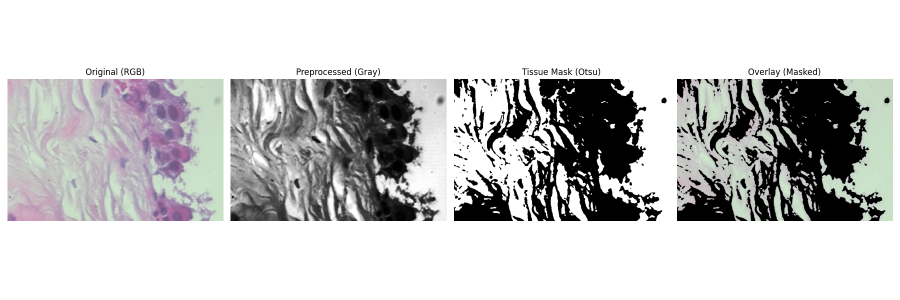
#> input picture images/otsu.png, 1800 x 600 px (shown at 1/2 size)
$ python -i cells.py   (imports and definitions only)
#> lines starting #> are read from the running program, lines starting #| are printed output that depends on the picture; after the words box and inside, x2 and y2 are one past the last pixel; in counts of white or black regions, pixels touching at a corner belong together
#> further down, picture is the input picture: shape (600, 1800, 3); mean B, G, R 200.6, 200.6, 200.5
from __future__ import annotations
from dataclasses import dataclass
from typing import Optional, Tuple, Dict, Any

import numpy as np
from skimage.color import rgb2hed
from skimage.segmentation import slic, mark_boundaries
from skimage.util import img_as_float
from skimage.filters import threshold_otsu, threshold_sauvola
from skimage.morphology import binary_opening, remove_small_holes, remove_small_objects, disk


@dataclass
class CellMaskParams:
    # SLIC (tuned for BreakHis 400×; tweak per dataset)
    n_segments: int = 1000
    compactness: float = 10.0
    sigma: float = 1.0
    convert2lab: bool = True
    slic_zero: bool = True
    start_label: int = 1

    # Thresholding over per-superpixel Hematoxylin means
    use_sauvola_if_uneven: bool = False
    sauvola_window: int = 41

    # Flip result if your dataset trends opposite
    invert_result: bool = False

    # Morphology cleanup (pixels)
    open_radius: int = 2
    min_hole_area: int = 64
    min_object_area: int = 200

    # Debug artifacts
    return_debug: bool = False


class CellMaskBuilder:
    """
    H&E-optimized binary cell mask:
      1) H = rgb2hed(...)[...,0]
      2) SLIC superpixels on RGB
      3) Otsu on per-superpixel H means (Sauvola optional rescue)
      4) Light morphology cleanup
    Returns: (mask_bool, debug_dict or None)
    """

    def __init__(self, params: Optional[CellMaskParams] = None) -> None:
        self.p = params or CellMaskParams()

    @staticmethod
    def _hematoxylin(img_rgb: np.ndarray) -> np.ndarray:
        H = rgb2hed(img_rgb)[..., 0].astype(np.float32)
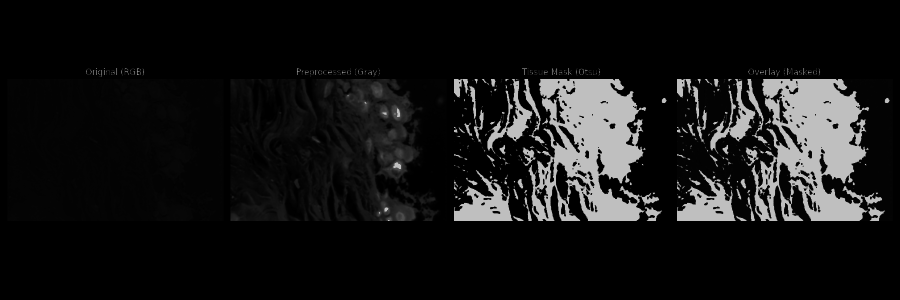
#> H: shape (600, 1800) float32 (shown at 1/2 size); min 0, max 1.61, mean 0.138; drawn with min black and max white
        return (H - H.min()) / (H.max() - H.min() + 1e-8)

    def _slic(self, img_rgb: np.ndarray) -> np.ndarray:
        imf = img_as_float(img_rgb)
        labels = slic(
            imf,
            n_segments=self.p.n_segments,
            compactness=self.p.compactness,
            sigma=self.p.sigma,
            convert2lab=self.p.convert2lab,
            slic_zero=self.p.slic_zero,
            start_label=self.p.start_label,
            channel_axis=-1,
        )
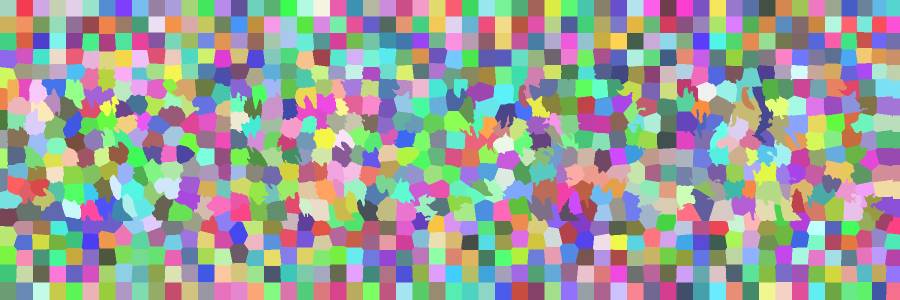
#> labels: shape (600, 1800) int64 (shown at 1/2 size); 968 distinct labels, from 1 to 968; one colour per label, 0 black
        return labels.astype(np.int32)
#> returned value: shape (600, 1800) int32; 968 distinct labels, from 1 to 968

    @staticmethod
    def _per_label_mean(values: np.ndarray, labels: np.ndarray) -> np.ndarray:
        L = labels.ravel()
        V = values.ravel()
        mx = int(labels.max())
#> mx = 968
        sums = np.bincount(L, weights=V, minlength=mx + 1)
#> sums = 969 values, max 1265.9 at index 644, min 0 at index 0, mean 95.78
        cnts = np.bincount(L, minlength=mx + 1)
#> cnts = 969 values, max 2290 at index 368, min 0 at index 0, mean 1114.6
        means = sums / np.maximum(cnts, 1)
#> means = 969 values, max 0.752 at index 309, min 0 at index 0, mean 0.0795
        return means

    def run(self, img_rgb: np.ndarray) -> Tuple[np.ndarray, Optional[Dict[str, Any]]]:
        # 1) Hematoxylin channel feature
        H = self._hematoxylin(img_rgb)

        # 2) Superpixels
        labels = self._slic(img_rgb)
        means = self._per_label_mean(H, labels)

        # 3) Threshold over SP means
        start = max(0, self.p.start_label)
        valid = means[start:] if start <= labels.max() else means
#> valid = 968 values, max 0.752 at index 308, min 0 at index 0, mean 0.0795
        thr = float(threshold_otsu(valid)) if valid.size > 0 else float(H.mean())
#> thr = 0.286

        fg_ids = np.where(means >= thr)[0]  # flip meaning with invert_result later
#> fg_ids = 100 values from 273 to 697
        mask = np.isin(labels, fg_ids)
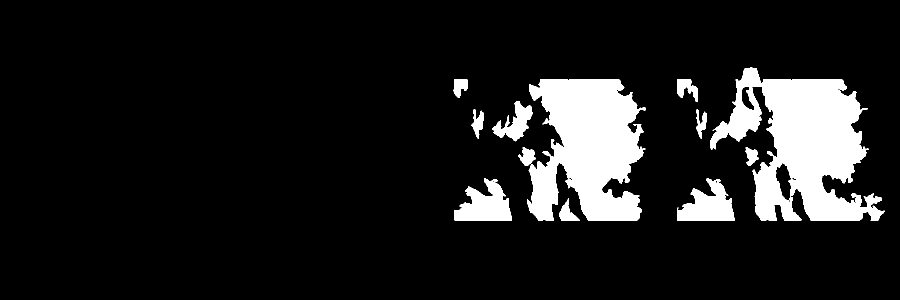
#> mask: shape (600, 1800) bool (shown at 1/2 size); 11.3% white; 12 white regions, largest, box (x1, y1, x2, y2) and area: (1420, 135, 1770, 442) 55013, (1054, 158, 1291, 442) 47119, (908, 356, 1024, 442) 6018

        if self.p.use_sauvola_if_uneven:
            Tloc = threshold_sauvola(H, window_size=self.p.sauvola_window)
            mask = np.logical_or(mask, H >= Tloc)

        if self.p.invert_result:
            mask = ~mask

        # 4) Cleanup
        if self.p.open_radius > 0:
            mask = binary_opening(mask, disk(self.p.open_radius))
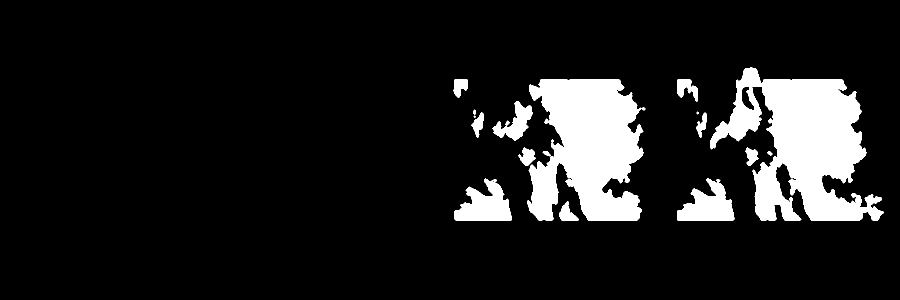
#> mask: shape (600, 1800) bool (shown at 1/2 size); 11.2% white; 18 white regions (2 under 20 px), largest, box (x1, y1, x2, y2) and area: (1420, 135, 1768, 442) 54627, (1054, 158, 1291, 442) 46816, (908, 357, 1024, 442) 5958
        if self.p.min_hole_area > 0:
            mask = remove_small_holes(mask, area_threshold=self.p.min_hole_area)
#> mask: shape (600, 1800) bool; 11.2% white; 18 white regions (2 under 20 px), largest, box (x1, y1, x2, y2) and area: (1420, 135, 1768, 442) 54627, (1054, 158, 1291, 442) 46816, (908, 357, 1024, 442) 5959
        if self.p.min_object_area > 0:
            mask = remove_small_objects(mask, min_size=self.p.min_object_area)

        debug = None
        if self.p.return_debug:
            bnd = (mark_boundaries(img_rgb, labels, mode="thick") * 255).astype(np.uint8)
            debug = dict(H=H, labels=labels, boundaries=bnd, thr=thr, means=means)

        return mask.astype(bool), debug

>>> import cv2
>>> picture = cv2.imread('../../images/otsu.png')
>>> result = CellMaskBuilder().run(picture)

$ run again, on images/stain_augment_rgb.png
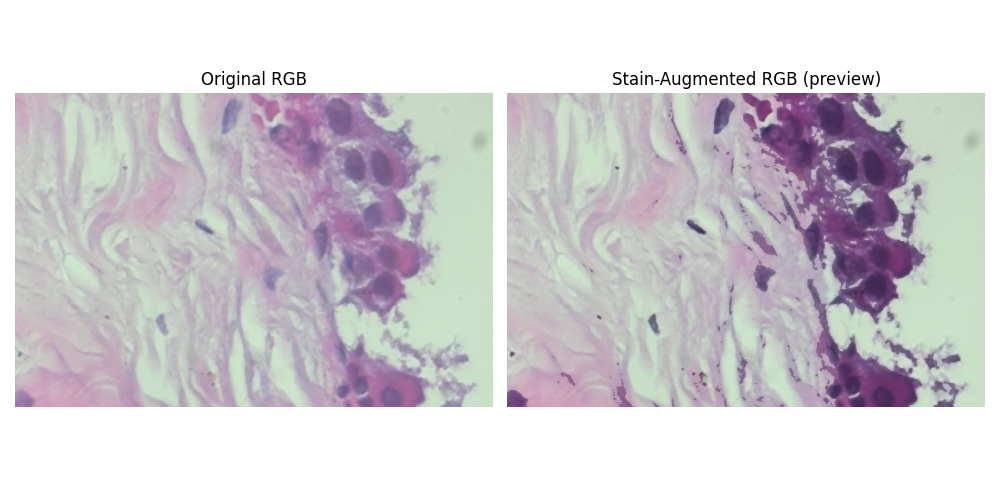
#> input picture images/stain_augment_rgb.png, 1000 x 500 px
#> picture is the input picture: shape (500, 1000, 3); mean B, G, R 211.2, 207.7, 210.3
#> in _slic, `labels = slic( imf, n_segments=self.p.n_segments, compactness=self.p.c..`:
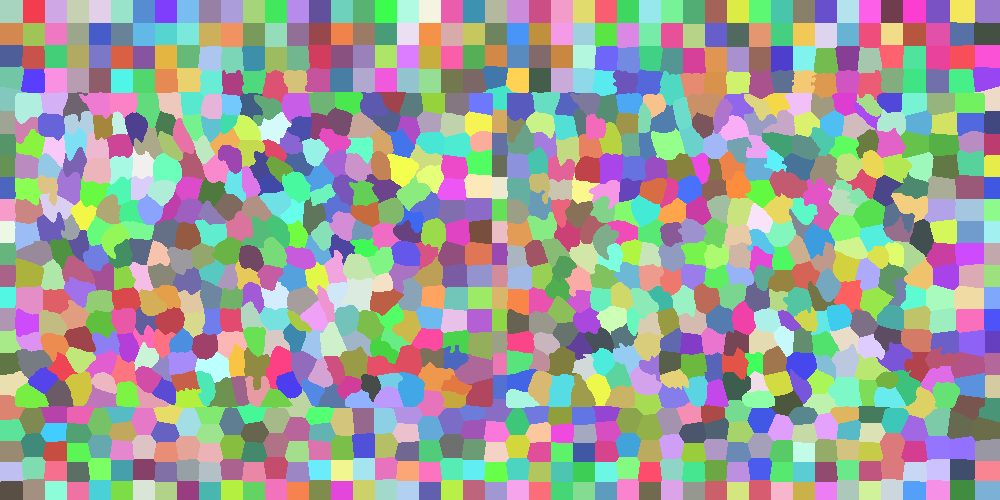
#> labels: shape (500, 1000) int64; 1032 distinct labels, from 1 to 1032; one colour per label, 0 black
#> mx = 1032
#> sums = 1033 values, max 51.18 at index 165, min 0 at index 0, mean 7.51
#> cnts = 1033 values, max 807 at index 802, min 0 at index 0, mean 484
#> in _per_label_mean, `means = sums / np.maximum(cnts, 1)`: means = 1033 values, max 0.109 at index 165, min 0 at index 0, mean 0.0152
#> valid = 1032 values, max 0.109 at index 164, min 0 at index 0, mean 0.0152
#> thr = 0.0125
#> fg_ids = 621 values from 160 to 829
#> in run, `mask = np.isin(labels, fg_ids)`:
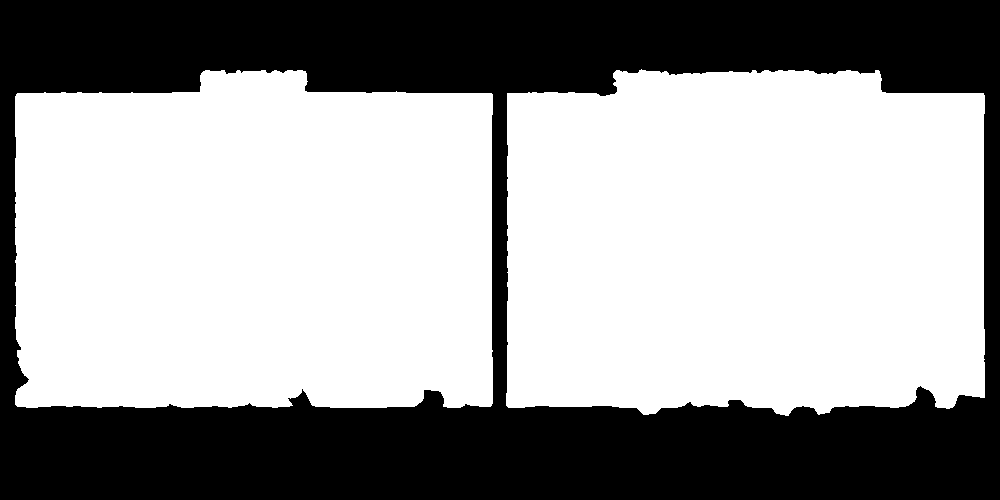
#> mask: shape (500, 1000) bool; 61.3% white; 1 black region, box (x1, y1, x2, y2) and area: (0, 0, 1000, 500) 193571
